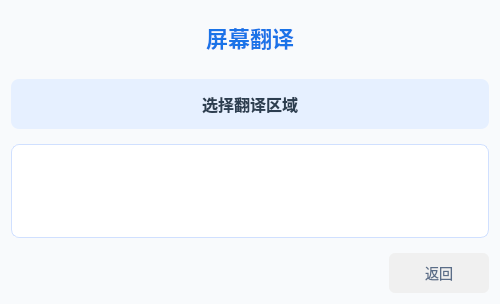
<?xml version="1.0" encoding="UTF-8"?>
<ui version="4.0">
 <class>Translation</class>
 <widget class="QWidget" name="Translation">
  <property name="geometry">
   <rect>
    <x>0</x>
    <y>0</y>
    <width>500</width>
    <height>300</height>
   </rect>
  </property>
  <property name="styleSheet">
   <string notr="true">QWidget {
    background-color: #f8fafc;
    font-family: 'Segoe UI', sans-serif;
}</string>
  </property>
  <layout class="QVBoxLayout" name="verticalLayout">
   <property name="spacing">
    <number>15</number>
   </property>
   <item>
    <widget class="QLabel" name="label">
     <property name="text">
      <string>屏幕翻译</string>
     </property>
     <property name="alignment">
      <set>Qt::AlignCenter</set>
     </property>
     <property name="styleSheet">
      <string notr="true">font-size: 22px;
font-weight: bold;
color: #1a73e8;
padding: 10px;</string>
     </property>
    </widget>
   </item>
   <item>
    <widget class="QPushButton" name="btn_select_area">
     <property name="text">
      <string>选择翻译区域</string>
     </property>
     <property name="minimumSize">
      <size>
       <width>0</width>
       <height>50</height>
      </size>
     </property>
     <property name="styleSheet">
      <string notr="true">QPushButton {
    background-color: #e6f0ff;
    border: none;
    border-radius: 8px;
    font-size: 16px;
    font-weight: 500;
    color: #2c3e50;
    padding: 10px;
}

QPushButton:hover {
    background-color: #d9e7ff;
}

QPushButton:pressed {
    background-color: #c2d6ff;
}</string>
     </property>
    </widget>
   </item>
   <item>
    <widget class="QTextEdit" name="text_result">
     <property name="styleSheet">
      <string notr="true">QTextEdit {
    background-color: #ffffff;
    border: 1px solid #d0e0ff;
    border-radius: 8px;
    padding: 12px;
    font-size: 14px;
    color: #2c3e50;
    selection-background-color: #e6f0ff;
    selection-color: #1a73e8;
}</string>
     </property>
    </widget>
   </item>
   <item>
    <layout class="QHBoxLayout" name="horizontalLayout">
     <item>
      <spacer name="horizontalSpacer">
       <property name="orientation">
        <enum>Qt::Horizontal</enum>
       </property>
       <property name="sizeHint" stdset="0">
        <size>
         <width>40</width>
         <height>20</height>
        </size>
       </property>
      </spacer>
     </item>
     <item>
      <widget class="QPushButton" name="btn_back">
       <property name="text">
        <string>返回</string>
       </property>
       <property name="minimumSize">
        <size>
         <width>100</width>
         <height>40</height>
        </size>
       </property>
       <property name="styleSheet">
        <string notr="true">QPushButton {
    background-color: #f0f0f0;
    border: none;
    border-radius: 6px;
    font-size: 14px;
    padding: 8px 16px;
    color: #5a6d88;
}

QPushButton:hover {
    background-color: #e6e6e6;
}

QPushButton:pressed {
    background-color: #d9d9d9;
}</string>
       </property>
      </widget>
     </item>
    </layout>
   </item>
  </layout>
 </widget>
 <resources/>
 <connections/>
</ui>
